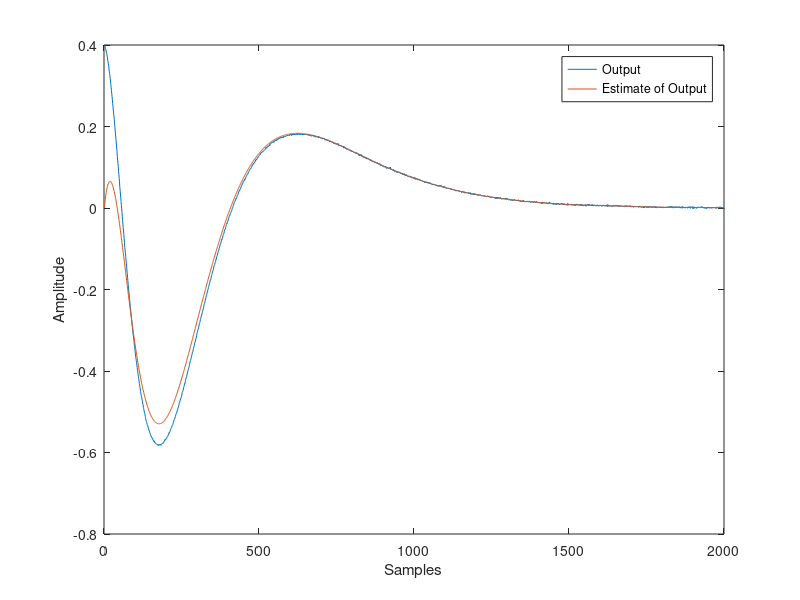
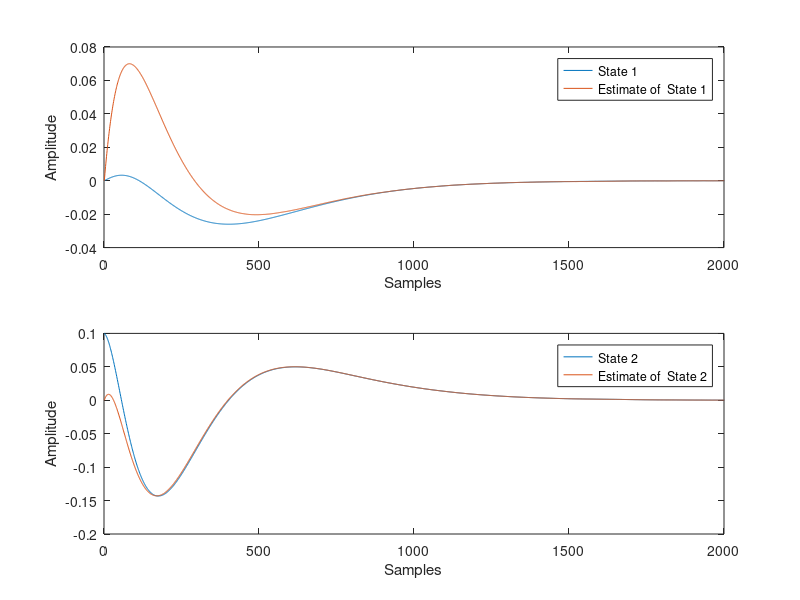
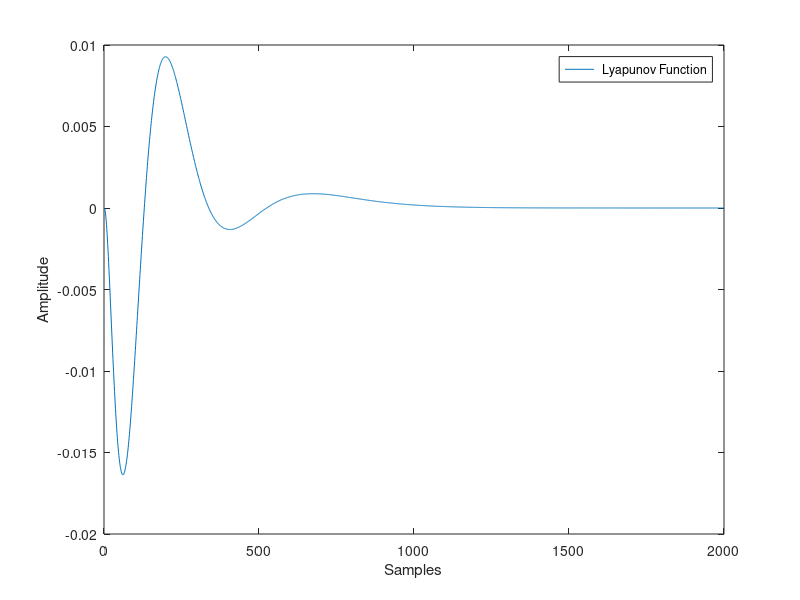
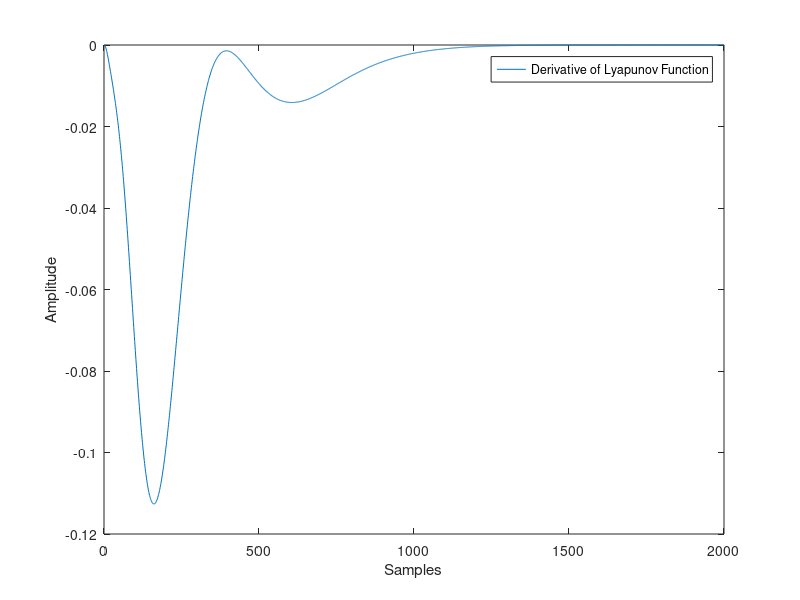

Reproduce these figures in MATLAB, in order.
%% For  sir khurram 

%% system matrices

A=[0,1;5,-4];

B=[0;1];

C=[1,4];

ALF=[];
AVG=[];

%%   simulation variables

ts=.001; % sampling time

fs=1/ts;   % sampling frequency

tt=2;   %  total time
var=tt/ts;

tv=0:ts:tt; % time variable

%% pre allocation of variables

x= zeros(length(B),length(tv));
xe=x;

y= zeros(1,length(tv));
ye=y;
y1=y;
er=y;
u=y;
lf1=y;lf=lf1;

%% initializations

x1(:,1)=[0;.1]; % initial condition of system
x2(:,1)=[0;.1]; % initial condition of system
x3(:,1)=[0;.1]; % initial condition of system
x4(:,1)=[0;.1]; % initial condition of system




xe1(:,1)=[0;0]; % initial condition of observer
xe2(:,1)=[0;0]; % initial condition of observer
xe3(:,1)=[0;0]; % initial condition of observer
xe4(:,1)=[0;0]; % initial condition of observer


pc=[-5,-7]; % desired eigen values of system

ph=[-10,-13];% desired eigen values of observer

k= place(A,B,pc);  % controller design

h= place(A',C',ph); % observer design

q=5*eye(2); % symmetric matrix

p = lyap(A',q);
% filename='RESULT.xlsx';
% sheet
% RATE1=xlsread(filename,sheet,xlRange);
% RATE2=xlsread(filename,sheet,xlRange);
% RATE3=xlsread(filename,sheet,xlRange);
% RATE4=xlsread(filename,sheet,xlRange);


for i=1:length(tv)-1 % time loop

    %% system

    u1(i)=-k*xe1(:,i);  % control law
%     u2(i)=-k*xe2(:,i);  % control law
%     u3(i)=-k*xe3(:,i);  % control law
%     u4(i)=-k*xe4(:,i);  % control law
%    
    x1(:,i+1)=x1(:,i)+(ts*A*x1(:,i))+(ts*B*u1(i));  % state equation
%     x2(:,i+1)=x2(:,i)+(ts*A*x2(:,i))+(ts*B*u2(i));  % state equation
%     x3(:,i+1)=x3(:,i)+(ts*A*x3(:,i))+(ts*B*u3(i));  % state equation
%     x4(:,i+1)=x4(:,i)+(ts*A*x4(:,i))+(ts*B*u4(i));  % state equation
%     

    sn=.001*randn(1); % sensor noise
% 
%     if(SAMPLE==0)
%         y(i)=C*OLD+sn;
%     else
%         y(i)=C*x(:,i)+sn; %output equation
%     end


    y1(i)=C*x1(:,i)+sn; % output equation
%     y2(i)=C*x2(:,i)+sn; % output equation
%     y3(i)=C*x3(:,i)+sn; % output equation
%     y4(i)=C*x4(:,i)+sn; % output equation
   



    %% observer

    ye1(i)=C*xe1(:,i); % estimate of  output
%     ye2(i)=C*xe2(:,i); % estimate of  output
%     ye3(i)=C*xe3(:,i); % estimate of  output
%     ye4(i)=C*xe4(:,i); % estimate of  output
    


    er1(i)=(y1(i)-ye1(i)); % estimation error
%     er2(i)=(y2(i)-ye2(i)); % estimation error
%     er3(i)=(y3(i)-ye3(i)); % estimation error
%     er4(i)=(y4(i)-ye4(i)); % estimation error
    

%     AVE=(er1(i)+er2(i)+er3(i)+er4(i))/4;
    AVE=er1(i)/1;
    AVG=[AVG AVE];

    ct1 =h'*er1(i); % correction term of observer
%     ct2 =h'*er2(i); % correction term of observer
%     ct3 =h'*er3(i); % correction term of observer
%     ct4 =h'*er4(i); % correction term of observer
    

    RATE1=1000;
%     ;    RATE2=1;    RATE3=1;    RATE4=1;
   
    SAMPLE1=RATE1*ts;
%     SAMPLE2=RATE2*ts;
%     SAMPLE3=RATE3*ts;
%     SAMPLE4=RATE4*ts;
   
    
    if(SAMPLE1<1)
        xe1(:,i+1)=xe1(:,i);    
    else
        xe1(:,i+1)= xe1(:,i)+ts*A*xe1(:,i)+ts*B*u1(i)+ts*ct1; % observer state 
    end
%     if(SAMPLE2<1)
%         xe2(:,1)=xe2(:,1);
%     else
%         xe2(:,i+1)= xe2(:,i)+ts*A*xe2(:,i)+ts*B*u2(i)+ts*ct2;  % observer state 
%     end
%     if(SAMPLE3<1)
%         xe3(:,1)=xe3(:,1);
%     else
%         xe3(:,i+1)= xe3(:,i)+ts*A*xe3(:,i)+ts*B*u3(i)+ts*ct3;  % observer state 
%     end
%     if(SAMPLE4<1)
%         xe4(:,1)=xe4(:,1);
%     else
%         xe4(:,i+1)= xe4(:,i)+ts*A*xe4(:,i)+ts*B*u4(i)+ts*ct4;  % observer state 
%     end
    

%     xe(:,i+1)= xe(:,i)+ts*A*xe(:,i)+ts*B*u(i)+ts*ct;  % observer state 

    lf11(i)= xe1(:,i)'*p*xe1(:,i); %lyapunov function
    lf1(i)=-xe1(:,i)'*q*xe1(:,i);

%     lf22(i)= xe2(:,i)'*p*xe2(:,i); %lyapunov function
%     lf2(i)=-xe2(:,i)'*q*xe2(:,i);
% 
%     lf33(i)= xe3(:,i)'*p*xe3(:,i); %lyapunov function
%     lf3(i)=-xe3(:,i)'*q*xe3(:,i);
% 
%     lf44(i)= xe4(:,i)'*p*xe4(:,i); %lyapunov function
%     lf4(i)=-xe4(:,i)'*q*xe4(:,i);

    

%     ALF=[ALF ((lf4(i)+lf3(i)+lf2(i)+lf1(i))/4)];
    ALF=[ALF (lf1(i)/1)];

end

%% output plot

figure;

plot(y1); hold on;

plot(ye1);

xlabel('Samples')

ylabel('Amplitude')

legend('Output','Estimate of Output')
xlim([0,var]);

%% states plot

figure

subplot(2,1,1)

plot(x1(1,:)); hold on

plot(xe1(1,:));

xlabel('Samples')

ylabel('Amplitude')

legend('State 1','Estimate of  State 1')
xlim([0,var]);

subplot(2,1,2)

plot(x1(2,:)); hold on

plot(xe1(2,:));

xlabel('Samples')

ylabel('Amplitude')

legend('State 2','Estimate of  State 2')
xlim([0,var]);

%%  lyapunov function plot

figure;

plot(lf11);

xlabel('Samples')

ylabel('Amplitude')

legend(' Lyapunov Function')
xlim([0,var]);

%% derivative lyapunov function plot

figure;

plot(lf1);

xlabel('Samples')

ylabel('Amplitude')

legend('Derivative of Lyapunov Function')
xlim([0,var]);

%%  average-derivative lyapunov function plot

figure;

plot(ALF);

xlabel('Samples')

ylabel('amplitude')

legend('Average of Lyapunov Function (All Plants)')
xlim([0,var]);
%%  average-ERROR plot

figure;

plot(AVG);

xlabel('Samples')

ylabel('Amplitude')

legend('Average Output Error (All Plants)')
xlim([0,var]);
